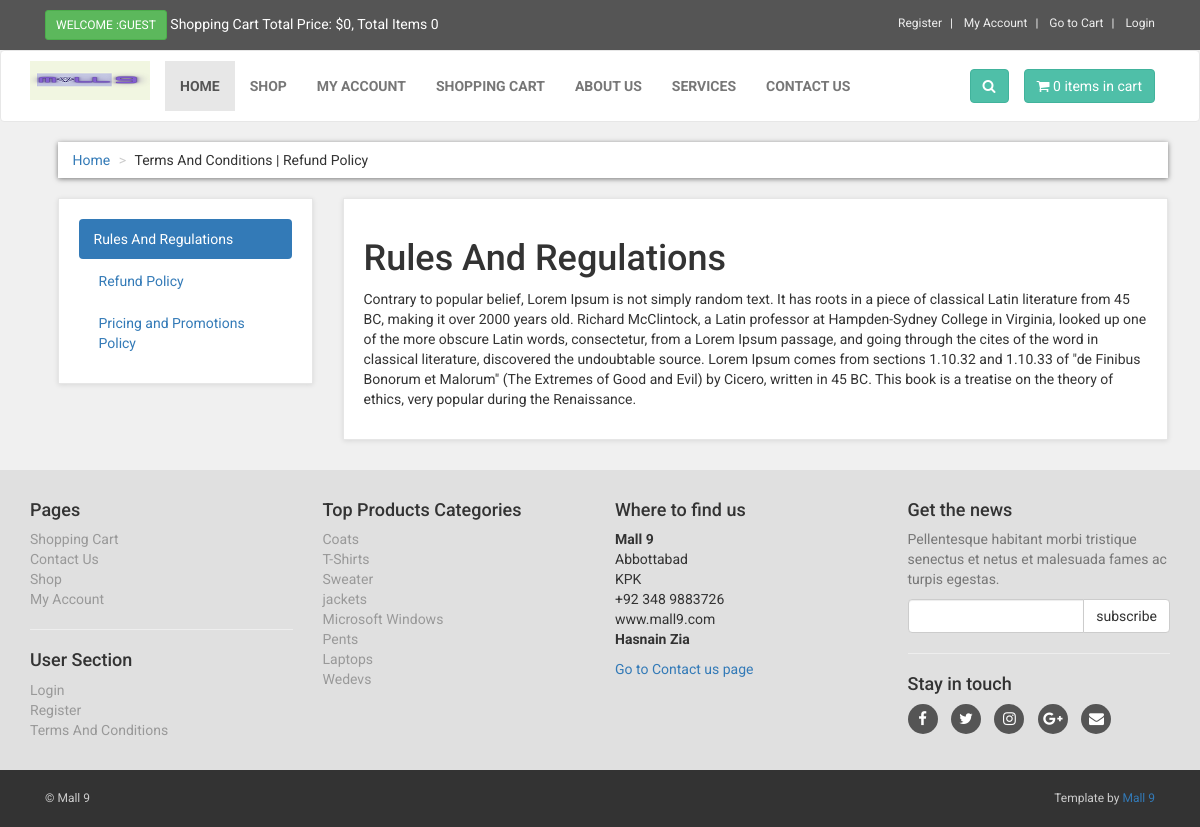
Page /terms.php on the committed database.
### tables this page shows
CREATE TABLE `terms` (
  `term_id` int(10) NOT NULL,
  `term_title` varchar(100) NOT NULL,
  `term_link` varchar(100) NOT NULL,
  `term_desc` text NOT NULL
);

CREATE TABLE `product_categories` (
  `p_cat_id` int(10) NOT NULL,
  `p_cat_title` text NOT NULL,
  `p_cat_top` text NOT NULL,
  `p_cat_image` text NOT NULL
);

### terms.php (the view, shortened to what this page needs)
<?php
include("includes/db.php");
include("functions/functions.php");
?>
<!DOCTYPE html>
<html>
<head>
<link href="styles/bootstrap.min.css" rel="stylesheet">
<link href="styles/style.css" rel="stylesheet">
<link href="font-awesome/css/font-awesome.min.css" rel="stylesheet">
</head>
<body>
<div id="top">
<div class="container">
<div class="col-md-6 offer">
<a href="#" class="btn btn-success btn-sm" >
<?php
if(!isset($_SESSION['customer_email'])){
echo "Welcome :Guest";
}else{
echo "Welcome : " . $_SESSION['customer_email'] . "";
}
?>
</a>
<a href="#">
Shopping Cart Total Price: <?php total_price(); ?>, Total Items <?php items(); ?>
</a>
</div>
<div class="col-md-6">
<ul class="menu">
<li>
<a href="customer_register.php">
Register
</a>
</li>
<li>
<?php
if(!isset($_SESSION['customer_email'])){
echo "<a href='checkout.php' >My Account</a>";
}
else{
echo "<a href='customer/my_account.php?my_orders'>My Account</a>";
}
?>
</li>
<li>
<a href="cart.php">
Go to Cart
</a>
</li>
<li>
<?php
if(!isset($_SESSION['customer_email'])){
echo "<a href='checkout.php'> Login </a>";
}else {
echo "<a href='logout.php'> Logout </a>";
}
?>
</li>
</ul>
</div>
</div>
</div>
<div class="navbar navbar-default" id="navbar">
<div class="container" >
<div class="navbar-header">
<a class="navbar-brand home" href="index.php" >
<img src="images/logo.png" alt="softmatic.in logo" class="hidden-xs" >
</a>
</div>
<div class="navbar-collapse collapse" id="navigation" >
<div class="padding-nav" >
<ul class="nav navbar-nav navbar-left">
<li class="active">
<a href="index.php"> Home </a>
</li>
<li>
<a href="shop.php"> Shop </a>
</li>
<li>
<?php
if(!isset($_SESSION['customer_email'])){
echo "<a href='checkout.php' >My Account</a>";
}
else{
echo "<a href='customer/my_account.php?my_orders'>My Account</a>";
}
?>
</li>
<li>
<a href="cart.php"> Shopping Cart </a>
</li>
<li>
<a href="about.php"> About Us </a>
</li>
<li>
<a href="services.php"> Services </a>
</li>
<li>
<a href="contact.php"> Contact Us </a>
</li>
</ul>
</div>
<a class="btn btn-primary navbar-btn right" href="cart.php">
<i class="fa fa-shopping-cart"></i>
<span> <?php items(); ?> items in cart </span>
</a>
<div class="navbar-collapse collapse right">
<button class="btn navbar-btn btn-primary" type="button" data-toggle="collapse" data-target="#search">
<i class="fa fa-search"></i>
</button>
</div>
</div>
</div>
</div>
<div id="content">
<div class="container">
<div class="col-md-12">
<ul class="breadcrumb">
<li> <a href="index.php">Home</a> </li>
<li>Terms And Conditions | Refund Policy</li>
</ul>
</div>
<div class="col-md-3">
<div class="box">
<ul class="nav nav-pills nav-stacked">
<?php
$get_terms = "select * from terms LIMIT 0,1";
$run_terms = mysqli_query($con,$get_terms);
while($row_terms = mysqli_fetch_array($run_terms)){
$term_title = $row_terms['term_title'];
$term_link = $row_terms['term_link'];
?>
<li class="active">
<a data-toggle="pill" href="#<?php echo $term_link; ?>">
<?php echo $term_title; ?>
</a>
</li>
<?php } ?>
<?php
$count_terms = "select * from terms";
$run_count = mysqli_query($con,$count_terms);
$count = mysqli_num_rows($run_count);
$get_terms = "select * from terms LIMIT 1,$count";
$run_terms = mysqli_query($con,$get_terms);
while($row_terms = mysqli_fetch_array($run_terms)){
$term_title = $row_terms['term_title'];
$term_link = $row_terms['term_link'];
?>
<li>
<a data-toggle="pill" href="#<?php echo $term_link; ?>">
<?php echo $term_title; ?>
</a>
</li>
<?php } ?>
</ul>
</div>
</div>
<div class="col-md-9">
<div class="box">
<div class="tab-content" >
<?php
$get_terms = "select * from terms LIMIT 0,1";
$run_terms = mysqli_query($con,$get_terms);
while($row_terms = mysqli_fetch_array($run_terms)){
$term_title = $row_terms['term_title'];
$term_desc = $row_terms['term_desc'];
$term_link = $row_terms['term_link'];
?>
<div id="<?php echo $term_link; ?>" class="tab-pane fade in active" >
<h1> <?php echo $term_title; ?>  </h1>
<p> <?php echo $term_desc; ?> </p>
</div>
<?php } ?>
</div>
</div>
</div>
</div>
</div>
<?php
include("includes/footer.php");
?>
</body>
</html>

### includes/footer.php (shortened to what this page needs)
<?php
if(isset($include_page) and $include_page == "vendor_store"){
$store_back_url = "../";
}else{
$store_back_url = "";
}
?>
<div id="footer">
<div class="container">
<div class="row" >
<div class="col-md-3 col-sm-6" >
<h4>Pages</h4>
<ul>
<li><a href="<?php echo $store_back_url; ?>cart.php">Shopping Cart</a></li>
<li><a href="<?php echo $store_back_url; ?>contact.php">Contact Us</a></li>
<li><a href="<?php echo $store_back_url; ?>shop.php">Shop</a></li>
<li>
<?php
if(!isset($_SESSION['customer_email'])){
echo "<a href='$store_back_url" . "checkout.php' >My Account</a>";
}
else{
echo "<a href='$store_back_url" . "customer/my_account.php?my_orders'>My Account</a>";
}
?>
</li>
</ul>
<hr>
<h4>User Section</h4>
<ul>
<li>
<?php
if(!isset($_SESSION['customer_email'])){
echo "<a href='$store_back_url" . "checkout.php' >Login</a>";
}
else{
echo "<a href='$store_back_url" . "customer/my_account.php?my_orders'>My Account</a>";
}
?>
</li>
<li><a href="<?php echo $store_back_url; ?>customer_register.php">Register</a></li>
<li><a href="<?php echo $store_back_url; ?>terms.php">Terms And Conditions </a></li>
</ul>
</div>
<div class="col-md-3 col-sm-6">
<h4> Top Products Categories </h4>
<ul>
<?php
$get_p_cats = "select * from product_categories";
$run_p_cats = mysqli_query($con,$get_p_cats);
while($row_p_cats = mysqli_fetch_array($run_p_cats)){
$p_cat_id = $row_p_cats['p_cat_id'];
$p_cat_title = $row_p_cats['p_cat_title'];
echo "<li> <a href='$store_back_url" . "shop.php?p_cat=$p_cat_id'> $p_cat_title </a> </li>";
}
?>
</ul>
</div>
<div class="col-md-3 col-sm-6">
<h4>Where to find us</h4>
<p>
<strong>Mall 9</strong>
<br>Abbottabad
<br>KPK
<br>+92 348 9883726
<br>www.mall9.com
<br>
<strong>Hasnain Zia</strong>
</p>
<a href="<?php echo $store_back_url; ?>contact.php">Go to Contact us page</a>
</div>
<div class="col-md-3 col-sm-6">
<h4>Get the news</h4>
<p class="text-muted">
Pellentesque habitant morbi tristique senectus et netus et malesuada fames ac turpis egestas.
</p>
<form action="https://feedburner.google.com/fb/a/mailverify" method="post" target="popupwindow"
onsubmit="window.open('https://feedburner.google.com/fb/a/mailverify?uri=softmatic', 'popupwindow', 'scrollbars=yes,width=550,height=520');return true">
<div class="input-group">
<input type="text" class="form-control" name="email">
<span class="input-group-btn">
<input type="submit" value="subscribe" class="btn btn-default">
</span>
</div>
</form>
<hr>
<h4> Stay in touch </h4>
<p class="social">
<a href="#"><i class="fa fa-facebook"></i></a>
<a href="#"><i class="fa fa-twitter"></i></a>
<a href="#"><i class="fa fa-instagram"></i></a>
<a href="#"><i class="fa fa-google-plus"></i></a>
<a href="#"><i class="fa fa-envelope"></i></a>
</p>
</div>
</div>
</div>
</div>
<div id="copyright">
<div class="container" >
<div class="col-md-6" >
<p class="pull-left"> &copy; Mall 9 </p>
</div>
<div class="col-md-6">
<p class="pull-right"> Template by <a href="http://www.mall9.com" >Mall 9</a> </p>
</div>
</div>
</div>

### styles/style.css (style rules this page uses)
body { font-family: "Roboto", Helvetica, Arial, sans-serif; font-size: 14px; line-height: 1.42857143; color: #333333; background-color: #f0f0f0; overflow-x: hidden; }
#top { background: #555555; padding: 10px 0; }
#top .offer { color: #fff; }
#top .offer .btn { text-transform: uppercase; }
#top a { color: #fff; }
#top ul.menu { padding-top: 5px; margin: 0; text-align: right; font-size: 12px; list-style: none; }
#top ul.menu > li { display: inline-block; }
#top ul.menu > li a { color: #eeeeee; }
#top ul.menu > li + li:before { content: "|\00a0"; padding: 0 5px; color: #f7f7f7; }
.navbar { background:white; }
.navbar-collapse .right { float:right; }
.navbar-brand { float:left; padding: 10px 15px; font-size:18px; line-height:20px; height:70px; }
.navbar ul.nav > li > a { text-transform:uppercase; font-weight:bold; font-size:14px; }
.padding-nav { padding-top:10px; }
.btn-primary { color:rgb(255, 255, 255); background-color:rgb(79, 191, 168); border-color:rgb(65, 179, 156); }
.box { background: #fff; margin: 0 0 30px; border: solid 1px #e6e6e6; box-sizing: border-box; padding:20px; box-shadow: 0 1px 5px rgba(0, 0, 0, 0.1); }
#content { padding-left:25px; }
.breadcrumb { padding: 8px 15px; margin-bottom:20px; background-color: #ffffff; border-radius: 0; box-shadow: 0 1px 5px rgba(0, 0, 0, 0.5); }
.breadcrumb > li + li:before { content: ">\00a0"; color:#cccccc; }
#footer { background: #e0e0e0; padding: 20px 0; }
#footer ul { padding-left: 0; list-style: none; }
#footer ul a { color:#999999; padding: 20px 0; }
#footer .social { text-align: left; }
#footer .social a { margin: 0 10px 0 0; color: #fff; display: inline-block; width: 30px; height: 30px; border-radius: 15px; line-height: 30px; font-size: 15px; text-align: center; transition: all 0.2s ease-out; vertical-align: bottom; background-color:#555555; }
#copyright { background:#333; color:#ccc; padding:20px 0; font-size:12px; }
#copyright p { margin: 0; }
.nav.nav-pills>li+li { margin-left:5px; }

### rows in the picture
terms: term_title "Rules And Regulations", term_desc "Contrary to popular belief, Lorem Ipsum is not simply random text. It has roots in a piece of classical Latin literature from 45 BC, making it over 2000 years old. Richard McClintock, a Latin professor at Hampden-Sydney College in Virginia, looked up one of the more obscure Latin words, consectetur, from a Lorem Ipsum passage, and going through the cites of the word in classical literature, discovered the undoubtable source. Lorem Ipsum comes from sections 1.10.32 and 1.10.33 of \"de Finibus Bonorum et Malorum\" (The Extremes of Good and Evil) by Cicero, written in 45 BC. This book is a treatise on the theory of ethics, very popular during the Renaissance."
terms: term_title "Refund Policy"
terms: term_title "Pricing and Promotions Policy"
product_categories: p_cat_title "Coats"
product_categories: p_cat_title "T-Shirts"
product_categories: p_cat_title "Sweater"
product_categories: p_cat_title "jackets"
product_categories: p_cat_title "Microsoft Windows"
product_categories: p_cat_title "Pents"
product_categories: p_cat_title "Laptops"
product_categories: p_cat_title "Wedevs"

### other values in the picture
$total "0"
$count_items "0 0"
